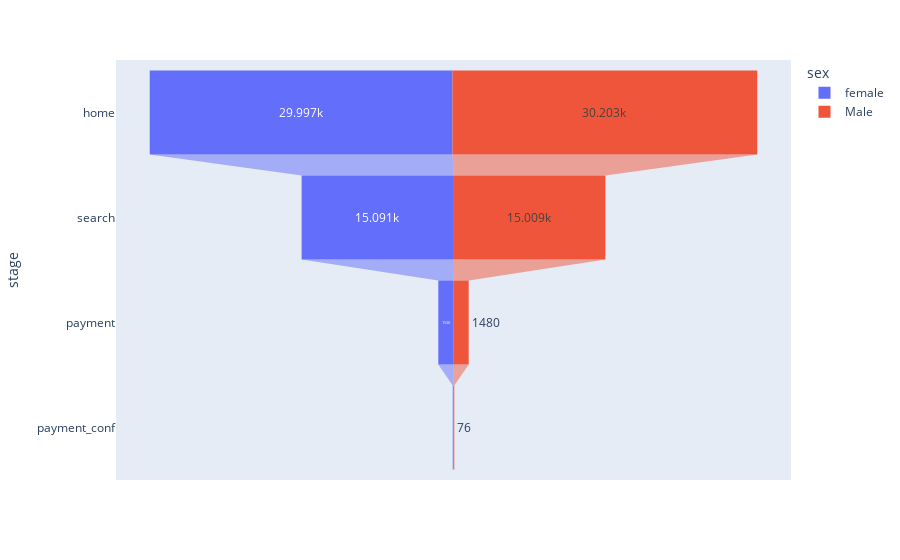

Notebook code for this chart:
### Code cell
#no of user in each page via desktop
stages = ["home", "search", "payment", "payment_conf"]
df_fem = pd.DataFrame(dict(number=[homefemaled,searchfemaled,paymentfemaled,payconfemaled], stage=stages))
df_fem['sex'] = 'female'
df_male = pd.DataFrame(dict(number=[homemaled,searchmaled,paymentmaled,payconmaled], stage=stages))
df_male['sex'] = 'Male'
df = pd.concat([df_fem, df_male], axis=0)
fig = px.funnel(df, x='number', y='stage', color='sex')
fig.show()

### Figure 1 — Plotly figure (JSON) as saved in the notebook; plotly's stock layout.template omitted (floating-point values rounded to 4 significant figures)
{"data": [{"hovertemplate": "sex=female<br>number=%{x}<br>stage=%{y}<extra></extra>", "legendgroup": "female", "marker": {"color": "#636efa"}, "name": "female", "orientation": "h", "showlegend": true, "type": "funnel", "x": [29997, 15091, 1530, 74], "xaxis": "x", "y": ["home", "search", "payment", "payment_conf"], "yaxis": "y"}, {"hovertemplate": "sex=Male<br>number=%{x}<br>stage=%{y}<extra></extra>", "legendgroup": "Male", "marker": {"color": "#EF553B"}, "name": "Male", "orientation": "h", "showlegend": true, "type": "funnel", "x": [30203, 15009, 1480, 76], "xaxis": "x", "y": ["home", "search", "payment", "payment_conf"], "yaxis": "y"}], "layout": {"legend": {"title": {"text": "sex"}, "tracegroupgap": 0}, "margin": {"t": 60}, "xaxis": {"anchor": "y", "domain": [0, 1], "title": {"text": "number"}}, "yaxis": {"anchor": "x", "domain": [0, 1], "title": {"text": "stage"}}}}
